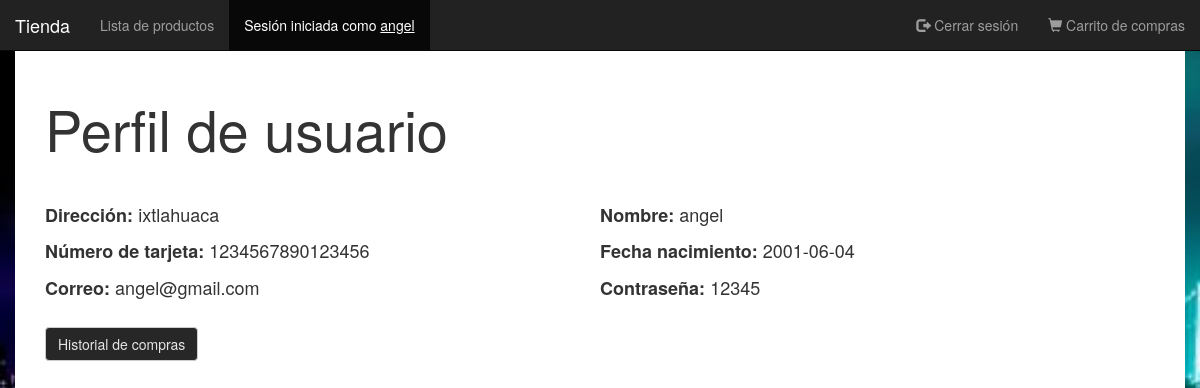
The page /php/perfil.php (signed in) on the database its author committed.
### tables this page shows
CREATE TABLE `usuario` (
  `id_usuario` int(11) NOT NULL,
  `nombre_usuario` varchar(100) DEFAULT NULL,
  `fecha_nacimiento` date DEFAULT NULL,
  `correo` varchar(100) DEFAULT NULL,
  `contrasena` varchar(100) DEFAULT NULL,
  `numero_tarjeta` varchar(100) DEFAULT NULL,
  `direccion` varchar(255) DEFAULT NULL,
  `super_usuario` tinyint(1) DEFAULT 0
);

### php/perfil.php (the view, shortened to what this page needs)
<?php
require_once("../config/config.php");
include "./head_html.php";
$id_usuario=$_SESSION['sesion_personal']['id'];
$nombre_usuario=$_SESSION['sesion_personal']['nombre'];
$con = mysqli_connect($db_hostname, $db_username, $db_password, $db_name);
if (mysqli_connect_errno()) :
    echo "Failed to connect to MySQL: " . mysqli_connect_error();
else:
    $usuario=[];
    $result = mysqli_query($con, "SELECT * FROM usuario WHERE id_usuario=".$id_usuario.";");
    while ($row = mysqli_fetch_array($result)):
        array_push($usuario, array(
            "correo"=>$row['correo'],
            "n_tarjeta"=>$row['numero_tarjeta'],
            "direccion"=>$row['direccion'],
            "fechanac"=>$row['fecha_nacimiento'],
            "contrasena"=>$row['contrasena']
        ));
    endwhile;
endif;
?>
<!DOCTYPE html>
<html lang="es">
<head>
    <link rel="stylesheet" href="../css/normalize.css">
    <link rel="stylesheet" href="../css/estilo_generico.css">
    <link rel="stylesheet" href="../css/styles-perfil.css">
</head>
<header>
    <nav class="navbar navbar-inverse navbar-fixed-top">
        <div class="container-fluid">
            <div class="navbar-header">
                <a class="navbar-brand" href="../index.php">Tienda</a>
            </div>
            <div class="collapse navbar-collapse" id="myNavbar">
                <ul class="nav navbar-nav">
                    <li><a href="../index.php">Lista de productos</a></li>
                    <li class="navbar-text active">
                        <a href="#" class="navbar-link">
                            Sesión iniciada como
                            <u><?=$_SESSION['sesion_personal']['nombre']?></u>
                        </a>
                    </li>
                </ul>
                <ul class="nav navbar-nav navbar-right">
                    <li>
                        <a href="../php/cerrar_sesion.php"><span class="glyphicon glyphicon-log-out"></span> Cerrar
                            sesión</a>
                    </li>
                    <li>
                        <a href="../php/carrito.php"><span class="glyphicon glyphicon-shopping-cart"></span> Carrito
                            de compras</a>
                    </li>
                </ul>
            </div>
        </div>
    </nav>
</header>
<body class="container">
    <h1>Perfil de usuario</h1>
    <div class="padre">
        <section>
            <p><b>Dirección:</b> <?= $usuario[0]['direccion'];?></p>
            <p><b>Número de tarjeta:</b> <?= $usuario[0]['n_tarjeta'];?></p>
            <p><b>Correo:</b> <?= $usuario[0]['correo'];?></p>
        </section>
        <section>
            <p><b>Nombre:</b> <?= $nombre_usuario;?></p>
            <p><b>Fecha nacimiento:</b> <?= $usuario[0]['fechanac'];?></p>
            <p><b>Contraseña:</b> <?= $usuario[0]['contrasena'];?></p>
        </section>
    </div>
    <a href="historial_individual.php"><input type="submit" class="btn btn-default boton"
            value="Historial de compras "></a>
</body>
</html>

### css/estilo_generico.css (style rules this page uses)
:root { --negro: #1f1f1f; --blanco: rgb(230, 230, 230); }
* { box-sizing: border-box; padding: 0; margin: 0; }

### css/styles-perfil.css (style rules this page uses)
html { width: 100%; height: 100%; background-image: url("../img/fondo.jpg"); background-repeat: no-repeat; background-size: cover; }
.container { height: min-content; padding: 60px 3rem 3rem 3rem; }
.navbar-text { margin: 0; }
.boton { background-color: #272727; color: var(--blanco); margin-top: 5px; }
h1 { font-size: 4em; }
p { margin-top: .5rem; font-size: large; }
section { min-width: fit-content; width: 50%; }
.padre { margin-bottom: 1rem; display: flex; flex-direction: row; flex-wrap: wrap; }

### rows shown on the page
usuario: direccion "ixtlahuaca", numero_tarjeta "1234567890123456", correo "angel@gmail.com", fecha_nacimiento "2001-06-04", contrasena "12345"

### other values the page prints
$_SESSION['sesion_personal']['nombre'] "angel"
$nombre_usuario "angel"
